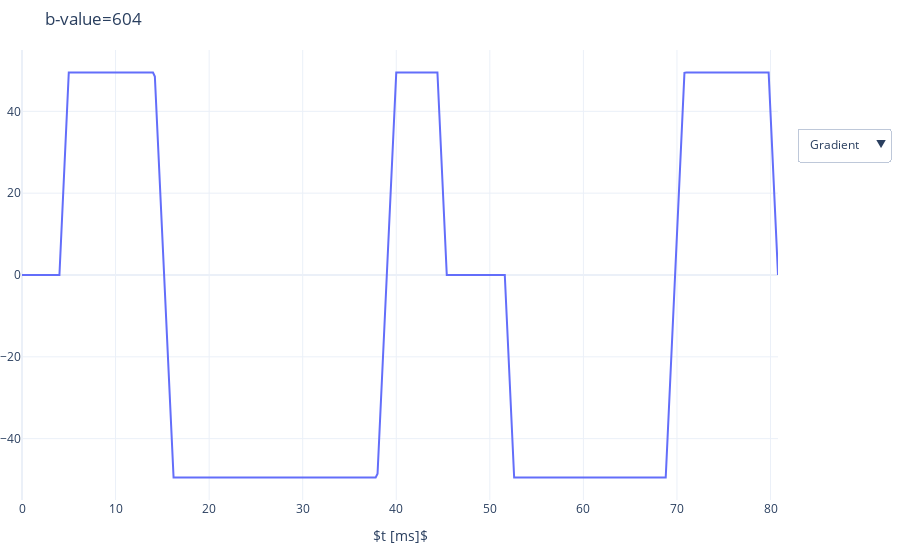

Source (notebook cell):
### Code cell
params = {}
params['mode'] = 'diff_bval'
params['gmax']  = 0.05
params['smax']  = 50.0
params['MMT']  = 2
params['TE']  = 97.0
params['T_readout']  = 16.0
params['T_90']  = 4.0
params['T_180']  = 6.0
params['dt']  = 200e-6

G, dd = gropt.gropt(params, verbose=1)

plot_waveform_interactive(G, params, eddy_lines=[50])

### Figure 1 — Plotly figure (JSON) as saved in the notebook; plotly's stock layout.template omitted (floating-point values rounded to 4 significant figures; data arrays with more than 128 entries replaced by an {"elided": "..."} marker saying what was removed)
{"data": [{"showlegend": false, "type": "scatter", "x": {"elided": "405 float values"}, "y": {"elided": "405 float values"}}, {"showlegend": false, "type": "scatter", "visible": false, "x": {"elided": "404 float values"}, "y": {"elided": "404 float values"}}, {"name": "$M_{0}$", "type": "scatter", "visible": false, "x": {"elided": "405 float values"}, "y": {"elided": "405 float values"}}, {"name": "$M_{1}$", "type": "scatter", "visible": false, "x": {"elided": "405 float values"}, "y": {"elided": "405 float values"}}, {"name": "$M_{2}$", "type": "scatter", "visible": false, "x": {"elided": "405 float values"}, "y": {"elided": "405 float values"}}, {"showlegend": false, "type": "scatter", "visible": false, "x": {"elided": "1000 float values"}, "y": {"elided": "1000 float values"}}, {"showlegend": false, "type": "scatter", "visible": false, "x": {"elided": "404 float values"}, "y": {"elided": "404 float values"}}], "layout": {"autosize": false, "height": 550, "margin": {"b": 50, "l": 0, "r": 50, "t": 50}, "title": {"text": "b-value=604"}, "updatemenus": [{"active": 0, "buttons": [{"args": [{"showlegend": false, "visible": [true, false, false, false, false, false, false]}, {"shapes": [], "xaxis": {"title": "$t [ms]$"}}], "label": "Gradient", "method": "update"}, {"args": [{"showlegend": false, "visible": [false, true, false, false, false, false, false]}, {"shapes": [], "xaxis": {"title": "$t [ms]$"}}], "label": "Slew", "method": "update"}, {"args": [{"showlegend": true, "visible": [false, false, true, true, true, false, false]}, {"shapes": [{"line": {"color": "#777777", "dash": "dash", "width": 1}, "type": "line", "x0": 0, "x1": 80.8, "y0": 0, "y1": 0}], "xaxis": {"title": "$Time [ms]$"}}], "label": "Moments", "method": "update"}, {"args": [{"showlegend": false, "visible": [false, false, false, false, false, true, false]}, {"shapes": [{"line": {"color": "#D64B4B", "dash": "dot", "width": 1}, "type": "line", "x0": 50, "x1": 50, "y0": -4.208, "y1": 0.93}, {"line": {"color": "#777777", "dash": "dash", "width": 1}, "type": "line", "x0": 0.001, "x1": 120, "y0": 0, "y1": 0}], "xaxis": {"title": "$\\lambda [ms]$"}}], "label": "Eddy", "method": "update"}, {"args": [{"showlegend": false, "visible": [false, false, false, false, false, false, true]}, {"shapes": [{"line": {"color": "#D64B4B", "dash": "dot", "width": 1}, "type": "line", "x0": 0, "x1": 80.6, "y0": 1, "y1": 1}, {"line": {"color": "#777777", "dash": "dash", "width": 1}, "type": "line", "x0": 0, "x1": 80.6, "y0": 0, "y1": 0}], "xaxis": {"title": "$Time [ms]$"}}], "label": "PNS", "method": "update"}], "direction": "down", "pad": {"r": 10, "t": 10}, "showactive": true, "x": 1.025, "xanchor": "left", "y": 0.85, "yanchor": "top"}], "width": 900, "xaxis": {"title": {"text": "$t [ms]$"}}}}
